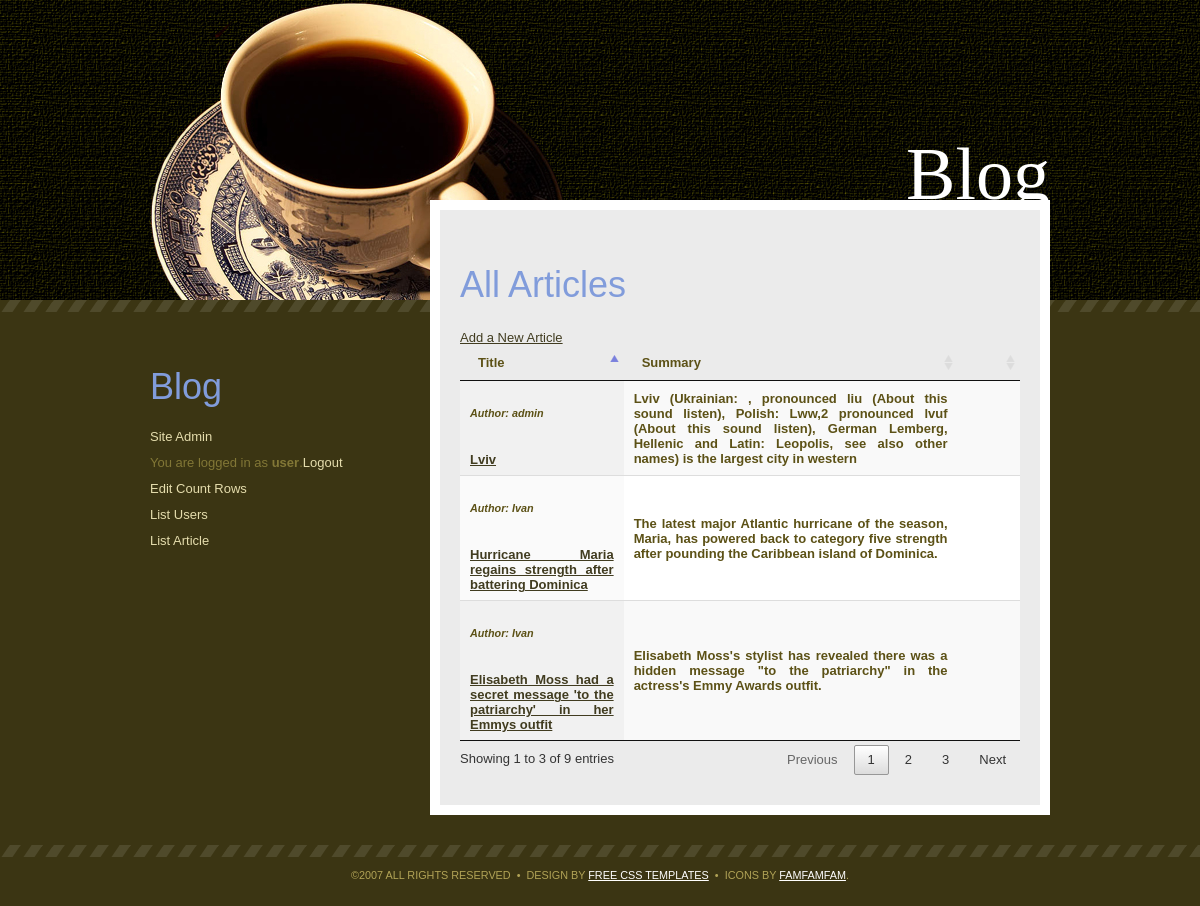
/admin.php (signed in), run on the app's committed database.
### tables this page shows
CREATE TABLE `notes` (
  `id` int(11) NOT NULL,
  `title` varchar(255) NOT NULL,
  `summary` varchar(255) NOT NULL,
  `content` text NOT NULL,
  `userId` int(11) NOT NULL
);

CREATE TABLE `users` (
  `userId` int(11) NOT NULL,
  `userName` varchar(255) NOT NULL,
  `surname` varchar(255) NOT NULL,
  `password` varchar(255) NOT NULL,
  `phone` varchar(255) NOT NULL,
  `email` varchar(255) NOT NULL
);

### classes/Article.php (called while the page is built, shortened)
<?php
class Article
{
  public function __construct( $data=array() ) {
    if ( isset( $data['id'] ) ) $this->id = (int) $data['id'];
    if ( isset( $data['title'] ) ) $this->title = preg_replace ( "/[^\.\,\-\_\'\"\@\?\!\:\$ a-zA-Z0-9()]/", "", $data['title'] );
    if ( isset( $data['summary'] ) ) $this->summary = preg_replace ( "/[^\.\,\-\_\'\"\@\?\!\:\$ a-zA-Z0-9()]/", "", $data['summary'] );
      if ( isset( $data['userName'] ) ) $this->userName = preg_replace ( "/[^\.\,\-\_\'\"\@\?\!\:\$ a-zA-Z0-9()]/", "", $data['userName'] );
  }
 public static function getCountRows(  ) {
    $conn = new PDO( DB_DSN, DB_USERNAME, DB_PASSWORD );
    $sql = "SELECT value  FROM options WHERE optionName = :optionName";
    $st = $conn->prepare( $sql );
    $st->bindValue( ":optionName", "countRows", PDO::PARAM_STR );
    $st->execute();
    $row = $st->fetch();
    if ( $row ) return  $row[0] ;
  }
  public static function getList( $numRows=1000000, $order="title DESC" ) {
    $conn = new PDO( DB_DSN, DB_USERNAME, DB_PASSWORD );
    $sql = "SELECT id, title, summary, content, notes.userId, users.userName as userName FROM notes, users WHERE notes.userId = users.userId
            ORDER BY " . mysql_escape_string($order) . " LIMIT :numRows";
    $st = $conn->prepare( $sql );
    $st->bindValue( ":numRows", $numRows, PDO::PARAM_INT );
    $st->execute();
    $list = array();
    while ( $row = $st->fetch() ) {
      $article = new Article( $row );
      $list[] = $article;
    }
    $sql = "SELECT FOUND_ROWS() AS totalRows";
    $totalRows = $conn->query( $sql )->fetch();
    return ( array ( "results" => $list, "totalRows" => $totalRows[0] ) );
  }
}
?>

### templates/admin/listArticles.php (the view, shortened to what this page needs)
<?php include "templates/include/header.php" ?>
<div id="content">
      <h1>All Articles</h1>
 <a href="admin.php?action=newArticle">Add a New Article</a>
<table id="example" class="display" width="100%" cellspacing="0">
        <thead>
            <tr>
                <th>Title</th>
                <th>Summary</th>
               <th></th>
            </tr>
        </thead>
        <tbody>
                <?php foreach ( $results['articles'] as $article ) { ?>
        <tr>
          <th>
            <h5>Author: <?php echo htmlspecialchars( $article->userName )?></h5><br>
            <a href=".?action=viewArticle&amp;id=<?php echo $article->id?>"><?php echo htmlspecialchars( $article->title )?></a>
          </th>
          <th>
          <?php echo htmlspecialchars( $article->summary )?>
       </th>
       <th>
       </th>
</tr>
<?php } ?>
       </tbody>
    </table>
  </div>
 <?php include "templates/include/sidebar.php" ?>
<?php include "templates/include/footer.php" ?>

### style.css (style rules this page uses)
body { margin: 0; padding: 0; background: #3B3513 url(images/img01.gif) repeat-x left top; font-size: 13px; text-align: justify; color: #5C5116; }
body, th, td, input, textarea, select, option { font-family: Arial, Times, serif; }
h1, h2, h3 { font-family: Arial, Helvetica, sans-serif; font-weight: normal; color: #819CDB; }
h1 { font-size: 36px; }
h5 { font-style: italic; }
a { color: #413C20; }
#content { float: right; width: 560px; margin-top: -100px; margin-bottom: 30px; padding: 30px 20px; background: #EBEBEB; border: 10px solid #FFFFFF; }

### data on the page
notes: userId.userName "admin", title "Lviv", summary "Lviv (Ukrainian: , pronounced liu (About this sound listen), Polish: Lww,2 pronounced lvuf (About this sound listen), German Lemberg, Hellenic and Latin: Leopolis, see also other names) is the largest city in western"
notes: userId.userName "Ivan", title "Elisabeth Moss had a secret message 'to the patriarchy' in her Emmys outfit", summary "Elisabeth Moss's stylist has revealed there was a hidden message \"to the patriarchy\" in the actress's Emmy Awards outfit."
notes: userId.userName "Ivan", title "Hurricane Maria regains strength after battering Dominica", summary "The latest major Atlantic hurricane of the season, Maria, has powered back to category five strength after pounding the Caribbean island of Dominica."

### other printed values
$_SESSION['username'] "user"
